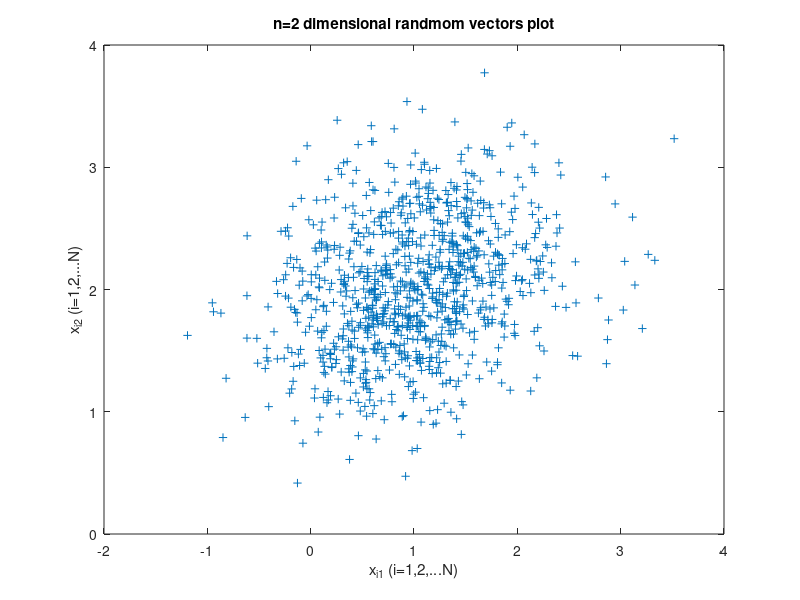

Here is the MATLAB script that generated this plot:
% EECE5644 HW1 Question 4_2
clear all, close all

% parameters
n = 2; % number of feature dimensions
N = 1000; % number of iid samples
mu = [1;2]; % desired average vector
Sigma = [5 1;1 3]/10; % desired covariance matrix

% calculate A and b
[V,D] = eigs(Sigma); 
A = V*D^0.5;
b = mu;

% plot
z = mvnrnd([0;0],[1 0;0 1],N).'; % generate N samples data using N(0,I)
x = A*z+b; % transfer N(0,I) data to N(mu,Sigma)
plot(x(1,:),x(2,:),'+')
% hold on
% y = mvnrnd(mu,Sigma,N).';
% plot(y(1,:),y(2,:),'o')
xlabel('x_{i1} (i=1,2,...N)')
ylabel('x_{i2} (i=1,2,...N)')
title('n=2 dimensional randmom vectors plot')
